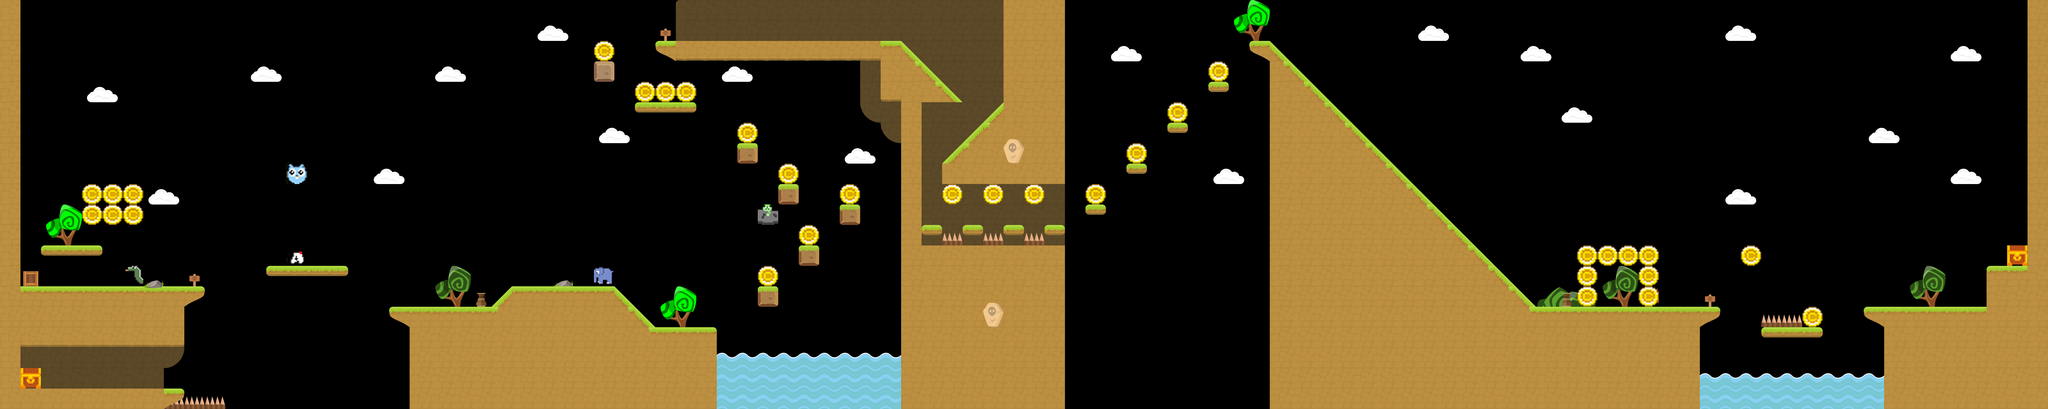

A level layout from a 2D game, rendered from its tile map. Below: a short description, then the map file with tile-grid data replaced by summaries:
An orthogonal 100x20 tile map with 64x64 px tiles, 5 tile layers (Background, Foreground, Environment, Enemies, ...), 1 hidden layer not drawn, 5 tilesets.

<map version="1.4" tiledversion="1.4.2" orientation="orthogonal" renderorder="right-down" width="100" height="20" tilewidth="64" tileheight="64" infinite="0" nextlayerid="11" nextobjectid="7">
 <editorsettings>
  <export target="../../levels/level1/level1.csv" format="csv" />
 </editorsettings>
 <tileset firstgid="1" source="Plains.tsx" />
 <tileset firstgid="91" source="Collisions.tsx" />
 <tileset firstgid="101" source="Forest.tsx" />
 <tileset firstgid="161" source="Enemies.tsx" />
 <tileset firstgid="171" source="Objects.tsx" />
 <layer id="2" name="Background" width="100" height="20">
  <data>[2000 cells, 201 non-empty, 22 distinct tile ids]</data>
 </layer>
 <layer id="1" name="Foreground" width="100" height="20">
  <data>[2000 cells, 554 non-empty, 25 distinct tile ids]</data>
 </layer>
 <layer id="5" name="Environment" width="100" height="20">
  <data>[2000 cells, 83 non-empty, 4 distinct tile ids]</data>
 </layer>
 <layer id="8" name="Enemies" width="100" height="20">
  <data>[2000 cells, 5 non-empty, 5 distinct tile ids]</data>
 </layer>
 <layer id="9" name="Objects" width="100" height="20">
  <data>[2000 cells, 35 non-empty, 3 distinct tile ids]</data>
 </layer>
 <layer id="4" name="Collision" width="100" height="20" visible="0">
  <data>[2000 cells, 533 non-empty, 8 distinct tile ids]</data>
 </layer>
</map>